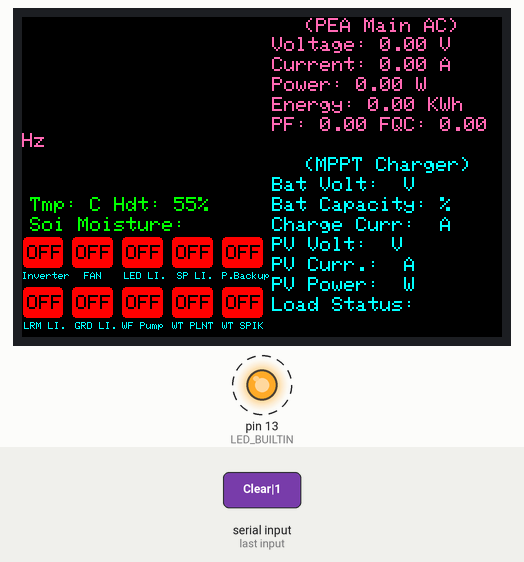
A program run on a simulated Arduino Mega 2560, built with avr-gcc and run on an emulated ATmega2560. On the bench: 480×320 colour display, output pins drawn as LEDs (lit = HIGH). Dashed ring = blinking. Inputs (shaded band) come from the test bench. What the program prints to the serial monitor is not drawn.

3.6 s: "Clear|1\n" received over the second serial link
Above: at 6.1 s.
6.6 s: "SolarPower|1\n" received over the second serial link
8.8 s: "ON|1\n" received over the second serial link
Timing chart, 0 to 16.8 s (numbered marks = the images above; inputs shaded):
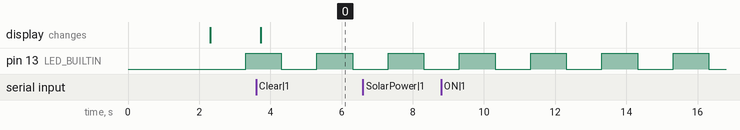

The program:

main.cpp
```cpp
#include <Arduino.h>
#include <ArduinoJson.h>
#include <DHTesp.h>
#include <HardwareSerial.h>
#include <PZEM004Tv30.h>
#include <PZEM017.h>
#include <SoftwareSerial.h>
#include <UTFTGLUE.h>

#include "Models/Pzem.h"
#include "config.h"
#include "lcdDisplay.h"
// For Mega 2560 Pro Hardware Serial
// Hardware Serial0  =  1: RX0,   0: TX0
// Hardware Serial1  = 19: RX1,  18: TX1
// Hardware Serial2  = 17: RX2,  16: TX2
// Hardware Serial3  = 15: RX3,  14: TX3

#define USING_16BIT_BUS
// https://community.platformio.org/t/how-to-increase-the-arduino-serial-buffer-size/122

// PZEM017 pzem017(&Serial1);
// PZEM004Tv30 pzem04t(&Serial2);
DHTesp dht;
Pzem solarDCmeter;
Pzem powerBackup;
Pzem mainPower;
Pzem solarInverter;

// WireSerial (RX/TX) - Cable
// SoftwareSerial wireSerial(11, 10);  // RX/TX Define hardware

void setup() {
    Serial.begin(DEFAULT_BAUD_RATE);
    //  wireSerial.begin(9600);
    Serial3.begin(76800);

    dht.setup(DHTpin, DHTesp::DHT11);  // for DHT11 Connect DHT sensor to GPIO 15

    // initialize digital pin LED_BUILTIN as an output.
    pinMode(LED_BUILTIN, OUTPUT);
    delay(2000);

    setupDisplay();
}

#define MAX_WORLD_COUNT 140
#define MIN_WORLD_COUNT 5
char *Words[MAX_WORLD_COUNT];

byte split_message(char *str) {
    byte word_count = 0;            // number of words
    char *item = strtok(str, "|");  // getting first word (uses space & comma as delimeter)

    while (item != NULL) {
        if (word_count >= MAX_WORLD_COUNT) {
            break;
        }
        Words[word_count] = item;
        item = strtok(NULL, "|");  // getting subsequence word
        word_count++;
    }
    return word_count;
}

const byte numNrfChars = 1000;
char nrfBuffer[numNrfChars];  // an array to store the received data
boolean comReady = false;

String temp, humidity, soiMoisture;
String ipAddress, lastUpdate;
bool inverterState, coolingFanState, ledLightStage, spotLightState,
    powerBackupStage, livingRoomLightStage, gadenLightStage,
    waterFallPumpStage, waterThePlantStage, waterSpinklerStage;

String solarPanelVoltage, solarPanelCurrent, solarPanelPower, batteryVoltage,
    batteryCharging, batteryCapacity, loadStatus, deviceStatus, loadCurrent, loadPower, chargerTemp, chargeAmount;

String deviceName;

void displayData() {
    displayPzemSensor(
        solarDCmeter,
        solarInverter,
        mainPower,
        powerBackup);
    displayControlChargerInfo(solarPanelVoltage, solarPanelCurrent, solarPanelPower, batteryVoltage, batteryCharging, batteryCapacity, loadStatus, deviceStatus, loadCurrent, loadPower, chargerTemp, chargeAmount);
    displayEnvironment(temp, humidity, soiMoisture);
    displaySwitch(inverterState, coolingFanState, ledLightStage, spotLightState, powerBackupStage,
                  livingRoomLightStage, gadenLightStage, waterFallPumpStage,
                  waterThePlantStage, waterSpinklerStage);
    showDeviceInfo(ipAddress, lastUpdate);

    refreshScreen();
}

void loop() {
    // Send Data
    static uint32_t last_send = millis();
    if (millis() - last_send > 1000) {
        last_send = millis();

        digitalWrite(LED_BUILTIN, !digitalRead(LED_BUILTIN));
    }

    if (comReady) {
        displayData();
        comReady = false;
    }
}

int digits(int x) {
    return ((bool)x * (int)log10(abs(x)) + 1);
}

char endMarker = '\n';
void serialEvent3() {
    static byte ndx = 0;
    char rc;
    while (Serial3.available() > 0) {
        rc = Serial3.read();
        if (rc != endMarker) {
            nrfBuffer[ndx] = rc;
            ndx++;
            if (ndx >= numNrfChars) {
                ndx = numNrfChars - 1;
            }
        } else {
            nrfBuffer[ndx] = '\0';  // terminate the string
            ndx = 0;

            int sizeData = strlen(nrfBuffer) - 1;
            Serial.println(nrfBuffer);
            byte word_count = split_message(nrfBuffer);
            int ckSum = String(Words[0]).toInt();

            deviceName = Words[1];
            ipAddress = Words[2];
            lastUpdate = Words[3];

            if (deviceName == "Clear") {
                ClearDisplay();
            }

            if (word_count > MIN_WORLD_COUNT && ckSum == (sizeData - digits(ckSum))) {
                if (deviceName == "SolarPower") {
                    humidity = Words[4];
                    temp = Words[5];

                    // DC
                    solarDCmeter.voltage = atoi(Words[6]);
                    // solarDCmeter.current = atoi(Words[7]);
                    // solarDCmeter.power = atoi(Words[8]);
                    solarDCmeter.energy = atoi(Words[9]);
                    solarDCmeter.enegy_kw_day = atoi(Words[10]);

                    // AC
                    solarInverter.voltage = atoi(Words[11]);
                    solarInverter.current = atoi(Words[12]);
                    solarInverter.power = atoi(Words[13]);
                    solarInverter.energy = atoi(Words[14]);
                    solarInverter.frequency = atoi(Words[15]);
                    solarInverter.pf = atoi(Words[16]);

                    inverterState = String(Words[17]) == "ON";
                    coolingFanState = String(Words[18]) == "ON";
                    ledLightStage = (loadStatus == "ON") ? true : String(Words[19]) == "ON";
                    spotLightState = String(Words[20]) == "ON";
                    powerBackupStage = String(Words[21]) == "ON";

                } else if (deviceName == "BootMppt") {
                    // DC
                    // dc_voltage_usage = Words[4];
                    solarDCmeter.current = atoi(Words[5]);
                    solarDCmeter.power = atoi(Words[6]);
                    // temp= Words[7];
                    // vout= Words[8];
                    // fanshow= Words[9];
                    // booting= Words[10];
                    // message= Words[11];

                } else if (deviceName == "PowerBackup") {
                    // Pzem 004tv3
                    powerBackup.voltage = atoi(Words[4]);
                    powerBackup.current = atoi(Words[5]);
                    powerBackup.power = atoi(Words[6]);
                    powerBackup.energy = atoi(Words[7]);
                    powerBackup.frequency = atoi(Words[8]);
                    powerBackup.pf = atoi(Words[9]);
                    // Solar Charger
                    solarPanelVoltage = Words[10];
                    solarPanelCurrent = Words[11];
                    solarPanelPower = Words[12];
                    batteryCharging = Words[13];
                    batteryCapacity = Words[14];
                    loadStatus = String(Words[15]);
                    batteryVoltage = Words[16];
                    chargerTemp = Words[17];
                    deviceStatus = Words[18];
                    ledLightStage = (loadStatus == "ON");
                    loadCurrent = Words[19];
                    loadPower = Words[20];
                    chargeAmount = Words[21];
                } else if (deviceName == "MainPower") {
                    mainPower.voltage = atoi(Words[4]);
                    mainPower.current = atoi(Words[5]);
                    mainPower.power = atoi(Words[6]);
                    mainPower.energy = atoi(Words[7]);
                    mainPower.frequency = atoi(Words[8]);
                    mainPower.pf = atoi(Words[9]);
                } else if (deviceName == "HomeControl") {
                    gadenLightStage = String(Words[4]) == "ON";
                    livingRoomLightStage = String(Words[5]) == "ON";
                } else if (deviceName == "FarmBot") {
                    soiMoisture = String(Words[4]);
                    // soiMoisture_Raw = Words[5];
                    waterThePlantStage = String(Words[6]) == "ON";
                    waterSpinklerStage = String(Words[7]) == "ON";
                } else if (deviceName == "SmartGarden") {
                    waterFallPumpStage = String(Words[4]) == "ON";
                }

            } else {
                Serial.println(" ***** Check Sum Error ***** => Check Sum:" + String(ckSum) + " Ori Size:" + String(sizeData) + " digits:" + digits(ckSum) + " word_count:" + word_count);
            }

            comReady = true;
        }
    }
}
```

Pzem.h
```cpp
#ifndef Pzem_h
#define Pzem_h
#include "Arduino.h"
class Pzem {
   public:
    float voltage;
    float current;
    float power;
    float energy;
    float frequency;
    float pf;
    float enegy_kw_day;
};

#endif
```

config.h
```cpp
#ifndef CONFIGS_H
#define CONFIGS_H

// Configuration
#define DEVICE_NAME "MEGA 2560 PRO"

#define HIGHT_VOLTAGE 15.10
#define LOW_VOLTAGE 10.50

#define ENABLE_TEST_MODE false  // ###############
#define ENABLE_DEBUG_MODE false
#define DEFAULT_BAUD_RATE 115200

// DHT11
#define DHTpin 15

#endif
```

Source omitted: lcdDisplay.h (11178 bytes)

Measured:
- after the input at 3.6 s, the display: changes after 0.14 s (image 0)
- by itself, pin 13 (LED_BUILTIN): alternates HIGH for 1.0 s and LOW for 1.0 s
